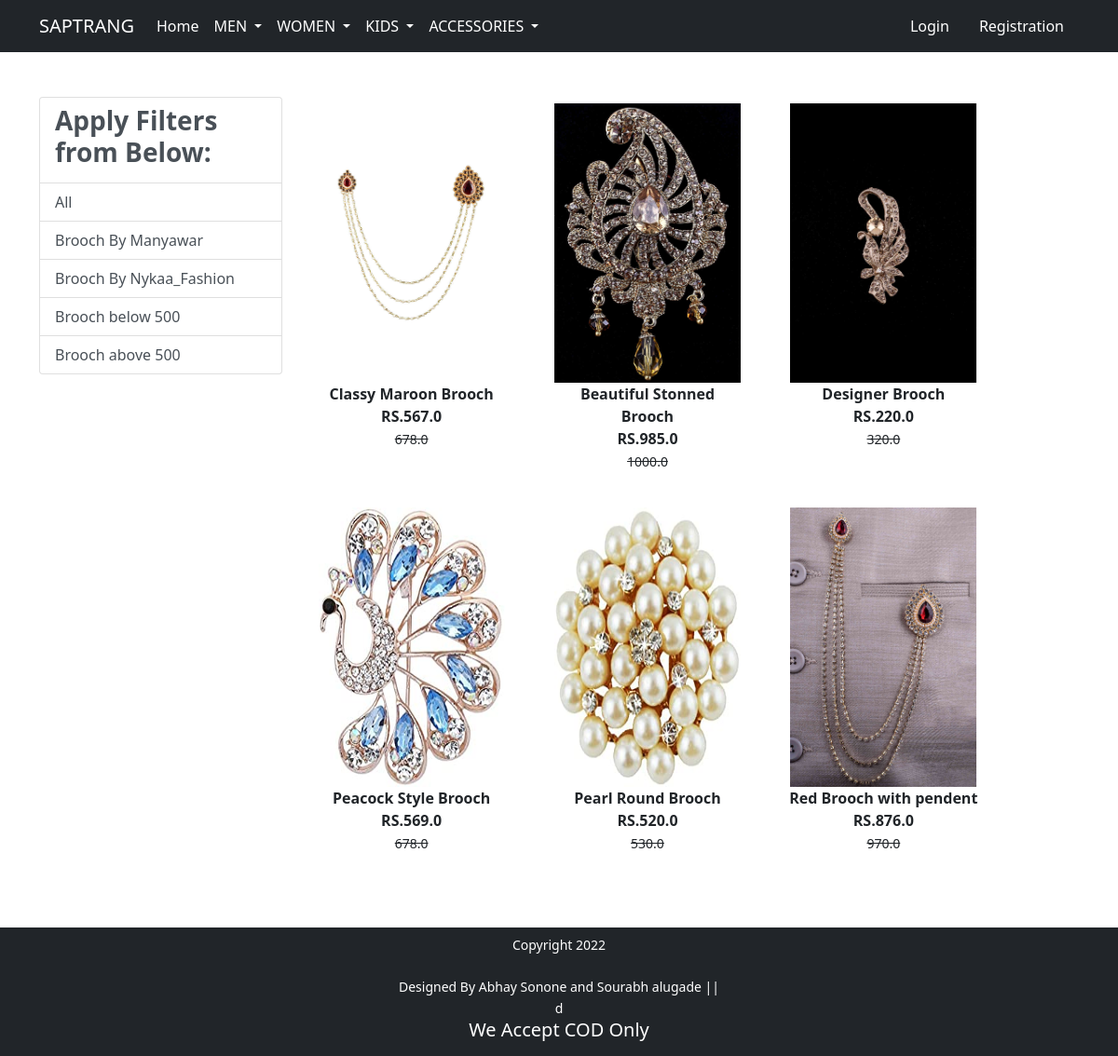
Screenshot of /brooch/ with the database file from the repository.
### app/models.py (models this page shows, shortened)
class Product(models.Model):
    title =models.CharField(max_length=100)
    selling_price =models.FloatField()
    discounted_price = models.FloatField()
    description = models.TextField()
    brand = models.CharField(max_length=100)
    category= models.CharField(choices=CATEGORY_CHOICES,max_length=5)
    product_image = models.ImageField(upload_to ="productimg")

### app/views.py (the view)
# urls.py: path('brooch/', views.brooch, name='brooch'),
def brooch(request, data=None):
    totalitem=0
    if data == None:
        brooch = Product.objects.filter(category='br')
    elif data=='Manyawar' or data=='Nykaa_Fashion':
        brooch = Product.objects.filter(category='br').filter(brand=data)
    elif data=='below':
        brooch=Product.objects.filter(category='br').filter(discounted_price__lt=500)
    elif data=='above':
        brooch=Product.objects.filter(category='br').filter(discounted_price__gt=500)
    if request.user.is_authenticated:
         totalitem= len(Cart.objects.filter(user=request.user))
    return render(request, 'app/brooch.html',{'brooch':brooch,'totalitem':totalitem})

### app/templates/app/brooch.html (shortened to what this page needs)
{% extends 'app/base.html' %}
{% load static %}
{% block main-content %}
<body>
<div class="container my-5">
 <div class="row">
  <div class="col-sm-3">
    <div class="list-group">
        <a href="#" class="list-group-item
         list-group-item-action" aria-current="true" ><h3 class="fw-bold">Apply Filters from Below:</h3></a>
        <a href="{% url 'brooch' %}" class="list-group-item
         list-group-item-action" aria-current="true">All</a>
         <a href="{% url 'broochdata' 'Manyawar' %}" class="list-group-item
         list-group-item-action" aria-current="true">Brooch By Manyawar</a>
         <a href="{% url 'broochdata' 'Nykaa_Fashion' %}" class="list-group-item
         list-group-item-action" aria-current="true">Brooch By Nykaa_Fashion</a>
         <a href="{% url 'broochdata' 'below' %}" class="list-group-item
         list-group-item-action" aria-current="true">Brooch below 500</a>
         <a href="{% url 'broochdata' 'above' %}" class="list-group-item
         list-group-item-action" aria-current="true">Brooch above 500</a>
    </div>
  </div>
  <div class="col-sm-8">
      <div class="row">
          {% for product in brooch %}
           <div class="col-sm-4 text-center mb-4">
               <a href="{% url 'product-detail' product.id %}" class="btn">
                   <div class="item">
                       <img src="{{product.product_image.url}}" alt="" height="300" width="200" class="">
                       <div class="fw-bold">{{product.description}}</div>
                       <div class="fw-bold">RS.{{product.discounted_price}}</div>
                       <small class="fw-light text-decoration-line-through">{{product.selling_price}}</small>
                   </div>
                </a>
            </div>
            {% endfor %}
        </div>
  </div>
 </div>
</div>
</body>
{% endblock main-content %}

### rows the page displays
Product: product_image (picture), description "Classy Maroon Brooch", discounted_price "567.0", selling_price "678.0"
Product: product_image (picture), description "Beautiful Stonned Brooch", discounted_price "985.0", selling_price "1000.0"
Product: product_image (picture), description "Designer Brooch", discounted_price "220.0", selling_price "320.0"
Product: product_image (picture), description "Peacock Style Brooch", discounted_price "569.0", selling_price "678.0"
Product: product_image (picture), description "Pearl Round Brooch", discounted_price "520.0", selling_price "530.0"
Product: product_image (picture), description "Red Brooch with pendent", discounted_price "876.0", selling_price "970.0"
